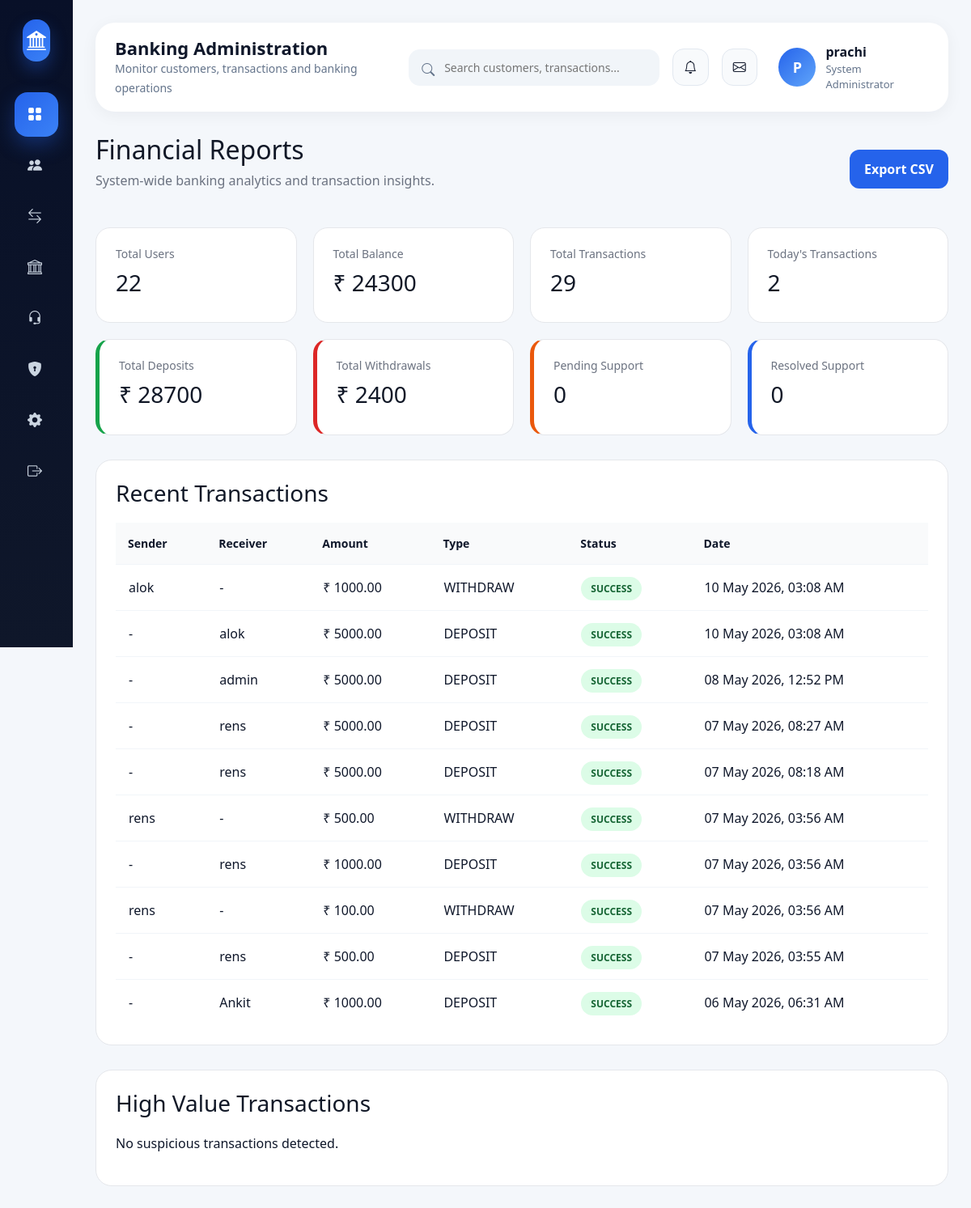
The app's page /admin-panel/reports/ (signed in) with its own data.
### core/models.py (models this page shows, shortened)
class Transaction(models.Model):
    TRANSACTION_TYPES = (
        ('DEPOSIT', 'Deposit'),
        ('WITHDRAW', 'Withdraw'),
        ('TRANSFER', 'Transfer'),
    )
    sender = models.ForeignKey(
        Customer,
        related_name='sent_transactions',
        on_delete=models.CASCADE,
        null=True,
        blank=True
    )
    receiver = models.ForeignKey(
        Customer,
        related_name='received_transactions',
        on_delete=models.CASCADE,
        null=True,
        blank=True
    )
    amount = models.DecimalField(max_digits=10, decimal_places=2)
    transaction_type = models.CharField(max_length=10, choices=TRANSACTION_TYPES)
    reference_id = models.CharField(max_length=100, unique=True, default=uuid.uuid4)
    status = models.CharField(
        max_length=10,
        choices=[
            ('SUCCESS', 'Success'),
            ('FAILED', 'Failed'),
            ('PENDING', 'Pending'),
        ],
        default='SUCCESS'
    )
    ip_address = models.GenericIPAddressField(null=True, blank=True)
    device_info = models.CharField(max_length=255, null=True, blank=True)
    timestamp = models.DateTimeField(auto_now_add=True)
    class Meta:
        indexes = [
            models.Index(fields=['sender', 'timestamp']),
            models.Index(fields=['receiver', 'timestamp']),
            models.Index(fields=['transaction_type']),
        ]

class Customer(models.Model):
    user = models.OneToOneField(User, on_delete=models.CASCADE)
    created_at = models.DateTimeField(auto_now_add=True)
    account_number = models.CharField(max_length=20, unique=True)
    balance = models.DecimalField(max_digits=12, decimal_places=2, default=0)
    full_name = models.CharField(max_length=100, null=True, blank=True)
    phone = models.CharField(max_length=15, null=True, blank=True)
    date_of_birth = models.DateField(null=True, blank=True)
    profile_picture = models.ImageField(upload_to='profiles/', null=True, blank=True)
    pan_number = models.CharField(max_length=10, null=True, blank=True)
    aadhaar_number = models.CharField(max_length=12, null=True, blank=True)
    account_status = models.CharField(
        max_length=10,
        choices=[
            ('ACTIVE', 'Active'),
            ('FROZEN', 'Frozen'),
        ],
        default='ACTIVE'
    )
    kyc_status = models.CharField(
    max_length=10,
    choices=[
        ('PENDING', 'Pending'),
        ('VERIFIED', 'Verified'),
        ('REJECTED', 'Rejected'),
    ],
    default='PENDING'
)
    transaction_pin = models.CharField(max_length=128, null=True, blank=True)

### admin_panel/views.py (the view)
# urls.py: path('admin-panel/reports/', views.reports_view, name='reports'),
@staff_member_required
def reports_view(request):
    today = timezone.now().date()
    total_users = Customer.objects.count()
    total_balance = Customer.objects.aggregate(
        total=Sum('balance')
    )['total'] or 0
    total_transactions = Transaction.objects.count()
    today_transactions = Transaction.objects.filter(
        timestamp__date=today
    ).count()
    total_deposits = Transaction.objects.filter(
        transaction_type='DEPOSIT'
    ).aggregate(total=Sum('amount'))['total'] or 0
    total_withdrawals = Transaction.objects.filter(
        transaction_type='WITHDRAW'
    ).aggregate(total=Sum('amount'))['total'] or 0
    pending_support = SupportRequest.objects.filter(
        status='PENDING'
    ).count()
    resolved_support = SupportRequest.objects.filter(
        status='RESOLVED'
    ).count()
    recent_transactions = Transaction.objects.select_related(
        'sender',
        'receiver'
    ).order_by('-timestamp')[:10]
    suspicious_transactions = Transaction.objects.filter(
        amount__gte=50000
    ).order_by('-timestamp')[:5]
    context = {
        'total_users': total_users,
        'total_balance': total_balance,
        'total_transactions': total_transactions,
        'today_transactions': today_transactions,
        'total_deposits': total_deposits,
        'total_withdrawals': total_withdrawals,
        'pending_support': pending_support,
        'resolved_support': resolved_support,
        'recent_transactions': recent_transactions,
        'suspicious_transactions': suspicious_transactions,
    }
    return render(request, 'admin_panel/reports.html', context)

### admin_panel/templates/admin_panel/reports.html (shortened to what this page needs)
{% extends 'admin_panel/base.html' %}
{% load static %}
{% block content %}
<div class="reports-header">
    <div>
        <h1>Financial Reports</h1>
        <p>System-wide banking analytics and transaction insights.</p>
    </div>
    <a href="{% url 'export_transactions_csv' %}" class="export-btn">
        Export CSV
    </a>
</div>
<div class="stats-grid">
    <div class="stat-card">
        <h4>Total Users</h4>
        <h2>{{ total_users }}</h2>
    </div>
    <div class="stat-card">
        <h4>Total Balance</h4>
        <h2>₹ {{ total_balance }}</h2>
    </div>
    <div class="stat-card">
        <h4>Total Transactions</h4>
        <h2>{{ total_transactions }}</h2>
    </div>
    <div class="stat-card">
        <h4>Today's Transactions</h4>
        <h2>{{ today_transactions }}</h2>
    </div>
    <div class="stat-card green">
        <h4>Total Deposits</h4>
        <h2>₹ {{ total_deposits }}</h2>
    </div>
    <div class="stat-card red">
        <h4>Total Withdrawals</h4>
        <h2>₹ {{ total_withdrawals }}</h2>
    </div>
    <div class="stat-card orange">
        <h4>Pending Support</h4>
        <h2>{{ pending_support }}</h2>
    </div>
    <div class="stat-card blue">
        <h4>Resolved Support</h4>
        <h2>{{ resolved_support }}</h2>
    </div>
</div>
<div class="report-section">
    <div class="section-header">
        <h3>Recent Transactions</h3>
    </div>
    <div class="table-wrapper">
        <table>
            <thead>
                <tr>
                    <th>Sender</th>
                    <th>Receiver</th>
                    <th>Amount</th>
                    <th>Type</th>
                    <th>Status</th>
                    <th>Date</th>
                </tr>
            </thead>
            <tbody>
                {% for t in recent_transactions %}
                <tr>
                    <td>
                        {% if t.sender %}
                            {{ t.sender.user.username }}
                        {% else %}
                            -
                        {% endif %}
                    </td>
                    <td>
                        {% if t.receiver %}
                            {{ t.receiver.user.username }}
                        {% else %}
                            -
                        {% endif %}
                    </td>
                    <td>
                        ₹ {{ t.amount }}
                    </td>
                    <td>
                        {{ t.transaction_type }}
                    </td>
                    <td>
                        <span class="status success">
                            {{ t.status }}
                        </span>
                    </td>
                    <td>
                        {{ t.timestamp|date:"d M Y, h:i A" }}
                    </td>
                </tr>
                {% empty %}
                <tr>
                    <td colspan="6" class="empty">
                        No transactions available.
                    </td>
                </tr>
                {% endfor %}
            </tbody>
        </table>
    </div>
</div>
<div class="report-section">
    <div class="section-header">
        <h3>High Value Transactions</h3>
    </div>
    <div class="alerts-grid">
        {% for t in suspicious_transactions %}
        <div class="alert-card">
            <div>
                <strong>
                    ₹ {{ t.amount }}
                </strong>
                <p>
                    {{ t.transaction_type }}
                </p>
            </div>
            <span>
                {{ t.timestamp|date:"d M Y" }}
            </span>
        </div>
        {% empty %}
        <p>No suspicious transactions detected.</p>
        {% endfor %}
    </div>
</div>
{% endblock %}

### admin_panel/templates/admin_panel/base.html (shortened to what this page needs)
<!DOCTYPE html>
<html lang="en">
<head>
    <link href="https://cdn.jsdelivr.net/npm/bootstrap@5.3.3/dist/css/bootstrap.min.css" rel="stylesheet">
    <link href="https://cdn.jsdelivr.net/npm/bootstrap-icons/font/bootstrap-icons.css" rel="stylesheet">
</head>
<body>
<div class="sidebar">
    <div class="brand">
        <div class="brand-logo">
            <i class="bi bi-bank2"></i>
        </div>
    </div>
    <a href="{% url 'admin_dashboard' %}" class="sidebar-link active">
        <i class="bi bi-grid-fill"></i>
    </a>
    <a href="{% url 'manage_users' %}" class="sidebar-link">
        <i class="bi bi-people-fill"></i>
    </a>
    <a href="{% url 'all_transactions' %}" class="sidebar-link">
        <i class="bi bi-arrow-left-right"></i>
    </a>
    <a href="{% url 'fixed_deposits' %}" class="sidebar-link">
        <i class="bi bi-bank"></i>
    </a>
    <a href="{% url 'support_requests' %}" class="sidebar-link">
        <i class="bi bi-headset"></i>
    </a>
    <a href="#" class="sidebar-link">
        <i class="bi bi-shield-lock-fill"></i>
    </a>
    <a href="#" class="sidebar-link">
        <i class="bi bi-gear-fill"></i>
    </a>
    <a href="{% url 'admin_logout' %}" class="sidebar-link">
        <i class="bi bi-box-arrow-right"></i>
    </a>
</div>
<div class="main">
    <div class="topbar">
        <div class="topbar-left">
            <h5>
                Banking Administration
            </h5>
            <small>
                Monitor customers, transactions and banking operations
            </small>
        </div>
        <div class="topbar-right">
            <div class="search-box">
                <i class="bi bi-search"></i>
                <input type="text"
                       placeholder="Search customers, transactions...">
            </div>
            <div class="icon-btn">
                <i class="bi bi-bell"></i>
            </div>
            <div class="icon-btn">
                <i class="bi bi-envelope"></i>
            </div>
            <div class="admin-profile">
                <div class="admin-avatar">
                    {{ request.user.username|slice:":1"|upper }}
                </div>
                <div>
                    <div class="admin-name">
                        {{ request.user.username }}
                    </div>
                    <div class="admin-role">
                        System Administrator
                    </div>
                </div>
            </div>
        </div>
    </div>
    {% block content %}
    {% endblock %}
</div>
</body>
</html>

### admin_panel/templates/admin_panel/base.html (style rules this page uses)
* { margin:0; padding:0; box-sizing:border-box; }
body { background:#f4f7fb; font-family:"Segoe UI",sans-serif; overflow-x:hidden; color:#0f172a; }
a { text-decoration:none; }
.sidebar { width:280px; height:100vh; position:fixed; top:0; left:0; background:linear-gradient(180deg,#081028,#0f172a); padding:24px 18px; overflow-y:auto; z-index:1000; }
.brand { display:flex; align-items:center; gap:14px; margin-bottom:38px; padding:0 10px; }
.brand-logo { width:52px; height:52px; border-radius:16px; background:linear-gradient(135deg,#2563eb,#3b82f6); display:flex; align-items:center; justify-content:center; color:white; font-size:24px; box-shadow:0 10px 20px rgba(37,99,235,0.35); }
.sidebar-link { display:flex; align-items:center; gap:14px; padding:14px 16px; border-radius:16px; color:#cbd5e1; transition:0.3s; margin-bottom:8px; font-weight:500; }
.sidebar-link.active { background:linear-gradient(135deg,#2563eb,#3b82f6); color:white; box-shadow:0 10px 25px rgba(37,99,235,0.35); }
.sidebar-link i { font-size:18px; }
.main { margin-left:280px; padding:28px; }
.topbar { background:white; border-radius:24px; padding:18px 24px; margin-bottom:28px; display:flex; align-items:center; justify-content:space-between; box-shadow:0 4px 20px rgba(15,23,42,0.05); }
.topbar-left h5 { margin:0; font-weight:700; font-size:22px; }
.topbar-left small { color:#64748b; }
.topbar-right { display:flex; align-items:center; gap:16px; }
.search-box { position:relative; width:320px; }
.search-box input { width:100%; border:none; outline:none; background:#f1f5f9; border-radius:14px; padding:12px 16px 12px 44px; font-size:14px; }
.search-box i { position:absolute; left:16px; top:13px; color:#64748b; }
.icon-btn { width:46px; height:46px; border-radius:14px; background:#f8fafc; display:flex; align-items:center; justify-content:center; cursor:pointer; transition:0.3s; border:1px solid #e2e8f0; }
.admin-profile { display:flex; align-items:center; gap:12px; padding-left:10px; }
.admin-avatar { width:48px; height:48px; border-radius:50%; background:linear-gradient(135deg,#2563eb,#60a5fa); display:flex; align-items:center; justify-content:center; color:white; font-weight:700; font-size:18px; }
.admin-name { font-weight:700; margin-bottom:0; }
.admin-role { color:#64748b; font-size:13px; }
@media (max-width:1200px) { .sidebar { width:90px; } }
@media (max-width:1200px) { .main { margin-left:90px; } }

### admin_panel/templates/admin_panel/reports.html (style rules this page uses)
.reports-header { display:flex; justify-content:space-between; align-items:center; margin-bottom:30px; }
.reports-header h1 { font-size:32px; margin-bottom:6px; color:#111827; }
.reports-header p { color:#6b7280; }
.export-btn { background:#2563eb; color:white; text-decoration:none; padding:12px 18px; border-radius:12px; font-weight:600; }
.stats-grid { display:grid; grid-template-columns:repeat(auto-fit,minmax(230px,1fr)); gap:20px; margin-bottom:30px; }
.stat-card { background:white; border-radius:18px; padding:24px; border:1px solid #e5e7eb; }
.stat-card h4 { color:#6b7280; margin-bottom:10px; font-size:14px; }
.stat-card h2 { font-size:28px; color:#111827; }
.green { border-left:5px solid #16a34a; }
.red { border-left:5px solid #dc2626; }
.orange { border-left:5px solid #ea580c; }
.blue { border-left:5px solid #2563eb; }
.report-section { background:white; border-radius:20px; border:1px solid #e5e7eb; padding:24px; margin-bottom:30px; }
.section-header { margin-bottom:20px; }
.section-header h3 { color:#111827; }
.table-wrapper { overflow-x:auto; }
table { width:100%; border-collapse:collapse; }
th { background:#f9fafb; padding:15px; text-align:left; font-size:14px; }
td { padding:16px; border-top:1px solid #f1f5f9; }
.status { padding:6px 12px; border-radius:20px; font-size:12px; font-weight:600; }
.success { background:#dcfce7; color:#166534; }
.alerts-grid { display:grid; gap:15px; }

### records on screen
Transaction: sender.user.username "alok", amount "1000.00", transaction_type "WITHDRAW", status "SUCCESS", timestamp "10 May 2026, 03:08 AM"
Transaction: receiver.user.username "alok", amount "5000.00", transaction_type "DEPOSIT", status "SUCCESS", timestamp "10 May 2026, 03:08 AM"
Transaction: receiver.user.username "admin", amount "5000.00", transaction_type "DEPOSIT", status "SUCCESS", timestamp "08 May 2026, 12:52 PM"
Transaction: receiver.user.username "rens", amount "5000.00", transaction_type "DEPOSIT", status "SUCCESS", timestamp "07 May 2026, 08:27 AM"
Transaction: receiver.user.username "rens", amount "5000.00", transaction_type "DEPOSIT", status "SUCCESS", timestamp "07 May 2026, 08:18 AM"
Transaction: sender.user.username "rens", amount "500.00", transaction_type "WITHDRAW", status "SUCCESS", timestamp "07 May 2026, 03:56 AM"
Transaction: receiver.user.username "rens", amount "1000.00", transaction_type "DEPOSIT", status "SUCCESS", timestamp "07 May 2026, 03:56 AM"
Transaction: sender.user.username "rens", amount "100.00", transaction_type "WITHDRAW", status "SUCCESS", timestamp "07 May 2026, 03:56 AM"
Transaction: receiver.user.username "rens", amount "500.00", transaction_type "DEPOSIT", status "SUCCESS", timestamp "07 May 2026, 03:55 AM"
Transaction: receiver.user.username "Ankit", amount "1000.00", transaction_type "DEPOSIT", status "SUCCESS", timestamp "06 May 2026, 06:31 AM"

### other values on screen
{{ request.user.username|slice:":1"|upper }} "P"
{{ request.user.username }} "prachi"
{{ total_users }} "22"
{{ total_balance }} "24300"
{{ total_transactions }} "29"
{{ today_transactions }} "2"
{{ total_deposits }} "28700"
{{ total_withdrawals }} "2400"
{{ pending_support }} "0"
{{ resolved_support }} "0"
